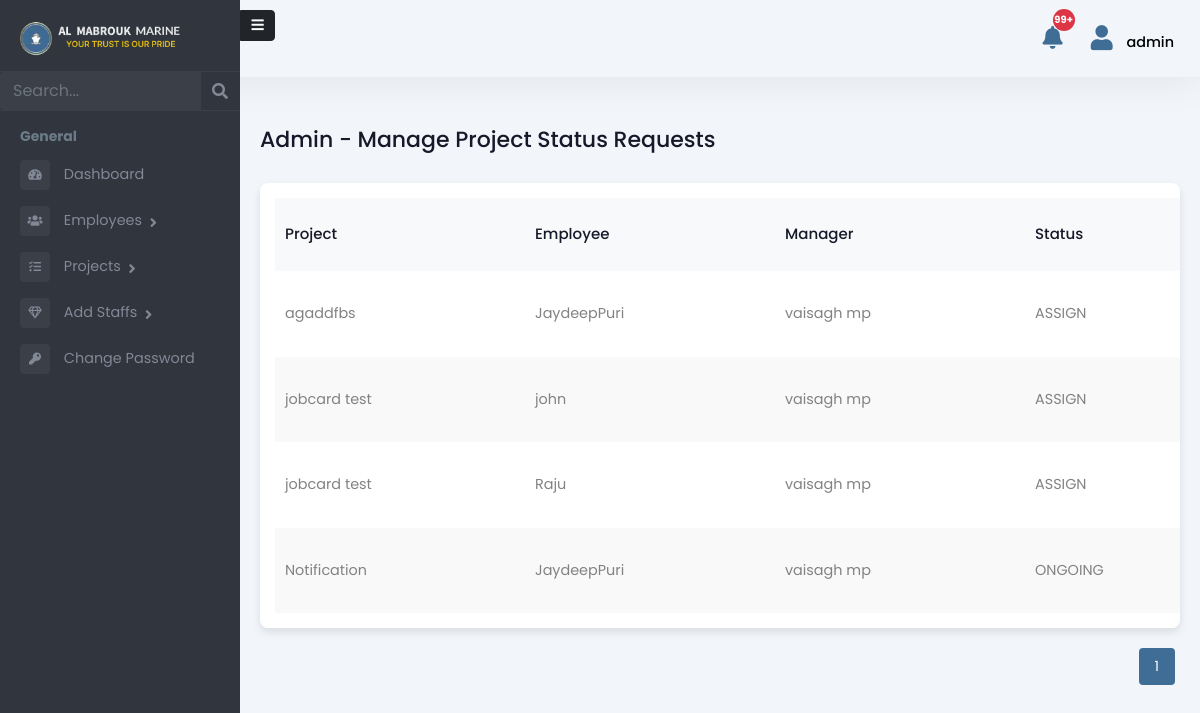
The page /admin-panel/manage-project-status/ (signed in) on the database as committed earlier.
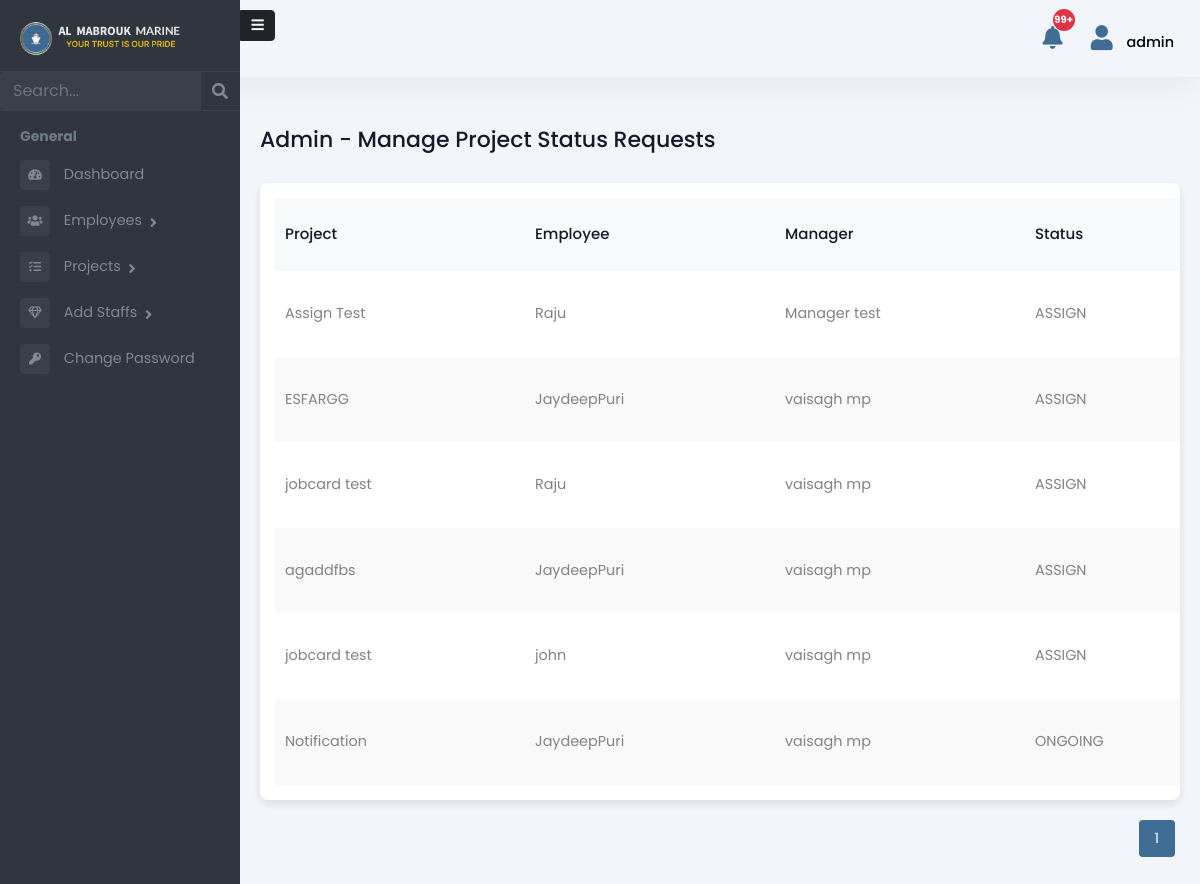
The same page on the database as committed later.
### Admin/models.py (models this page shows, shortened)
class TeamMemberStatus(models.Model):
    STATUS_CHOICES = [
        ('ASSIGN', 'Assign'),
        ('ONGOING', 'Ongoing'),
        ('HOLD', 'Hold'),
        ('CANCELLED', 'Cancelled'),
        ('COMPLETED', 'Completed'),
    ]
    APPROVAL_CHOICES = [
        ('PENDING', 'Pending'),
        ('APPROVED', 'Approved'),
        ('REJECTED', 'Rejected'),
    ]
    team = models.ForeignKey('Team', on_delete=models.CASCADE, related_name='team_members_status')
    employee = models.ForeignKey('Employee', on_delete=models.CASCADE, related_name='project_statuses')
    status = models.CharField(max_length=100, choices=STATUS_CHOICES, default='ASSIGN')
    notes = models.TextField(max_length=2000, null=True, blank=True)
    last_updated = models.DateTimeField(auto_now=True)
    manager_approval_status = models.CharField(max_length=10, choices=APPROVAL_CHOICES, default='PENDING')
    rejection_reason = models.TextField(null=True, blank=True)
    class Meta:
        unique_together = ('team', 'employee')

class Team(models.Model):
    name = models.CharField(max_length=255)
    manager = models.ForeignKey(
        'Employee', on_delete=models.CASCADE, related_name='managed_teams',
        limit_choices_to={'is_manager': True}
    )
    employees = models.ManyToManyField(
        'Employee', related_name='teams_assigned',
        limit_choices_to={'is_employee': True}
    )
    project = models.ForeignKey(
        'Project', on_delete=models.CASCADE, related_name='teams'
    )

class Project(models.Model):
    STATUS_CHOICES = [
        ('PENDING', 'Pending'),
        ('ASSIGN', 'Assign'),
        ('ONGOING', 'Ongoing'),
        ('HOLD', 'Hold'),
        ('CANCELLED', 'Cancelled'),
        ('COMPLETED', 'Completed'),
    ]
    CATEGORY_CHOICES = [
        ('OVERSEAS', 'Overseas'),
        ('ANCHORAGE', 'Anchorage'),
        ('HOLIDAY_WORKING', 'Holiday Working'),
        ('AT_BERTH', 'At Berth'),
    ]
    PRIORITY_CHOICES = [
        ('HIGH', 'High'),
        ('MEDIUM', 'Medium'),
        ('LOW', 'Low'),
    ]
    name = models.CharField(max_length=255)
    code = models.CharField(max_length=100, unique=True, blank=True, null=True)
    client_name = models.CharField(max_length=255, default="", blank=True)
    vessel_name = models.CharField(max_length=255, default="", blank=True)
    purchase_and_expenses = models.DecimalField(
        max_digits=12, decimal_places=2, default=0.00)
    invoice_amount = models.DecimalField(
        max_digits=12, decimal_places=2, default=0.00)
    currency_code = models.CharField(max_length=10, default="AED")
    status = models.CharField(
        max_length=100, choices=STATUS_CHOICES, default='PENDING')
    category = models.CharField(
        max_length=50, choices=CATEGORY_CHOICES, default='AT_BERTH')
    priority = models.CharField(max_length=10, choices=PRIORITY_CHOICES, default='MEDIUM')
    job_description = models.TextField(blank=True, null=True)
    manager = models.ForeignKey(
        'Employee', on_delete=models.SET_NULL, null=True, blank=True, related_name='managed_projects',
        limit_choices_to={'is_manager': True}
    )
    created_at = models.DateTimeField(auto_now_add=True)
    deadline_date = models.DateField(null=True, blank=True)
    attachment = models.FileField(upload_to='project_attachments/', blank=True, null=True)
    job_card = models.FileField(upload_to='job_cards/', blank=True, null=True)

class Employee(models.Model):
    user = models.OneToOneField(User, on_delete=models.CASCADE, related_name='employee_profile')
    is_employee = models.BooleanField(default=False)
    is_manager = models.BooleanField(default=False)
    is_administration = models.BooleanField(default=False)
    is_hr = models.BooleanField(default=False)
    rank = models.CharField(max_length=255, blank=True, null=True)
    salary = models.DecimalField(max_digits=10, decimal_places=2, blank=True, null=True)
    work_days = models.DecimalField(max_digits=10, decimal_places=2, default=0, blank=True)
    holidays = models.IntegerField(null=True, blank=True)
    overseas_days = models.IntegerField(default=0)
    date_of_birth = models.DateField(null=True, blank=True)
    phone_number = models.CharField(max_length=15, blank=True, null=True)
    date_of_join = models.DateField(null=True, blank=True)
    address = models.TextField(blank=True, null=True)
    profile_picture = models.ImageField(upload_to="profile_pictures/", null=True, blank=True)

### Admin/views.py (the view, shortened to what this page needs)
# urls.py: path('manage-project-status/', admin_manage_project_status, name='admin_manage_project_status'),
@login_required
@user_passes_test(admin_required)
def admin_manage_project_status(request):
    pending_status_list = TeamMemberStatus.objects.filter(
        manager_approval_status='PENDING'
    ).select_related('employee', 'team', 'team__project').order_by('-last_updated')
    paginator = Paginator(pending_status_list, 10)  # Show 10 per page
    page = request.GET.get('page')
    try:
        pending_statuses = paginator.page(page)
    except PageNotAnInteger:
        pending_statuses = paginator.page(1)
    except EmptyPage:
        pending_statuses = paginator.page(paginator.num_pages)
    return render(request, 'Admin/manage_project_status.html', {
        'pending_statuses': pending_statuses, 'role': 'Admin'
    })

### Admin/views.py (called while the page is built)
def admin_required(user):
    return user.is_authenticated and user.is_superuser

### templates/Admin/manage_project_status.html (shortened to what this page needs)
{% extends 'Admin/adminbase.html' %}
{% load static %}
{% block content %}
<div class="emply-list-wraper">
    <div class="pg-title">
        <h1>Admin - Manage Project Status Requests</h1>
    </div>
    <div class="widget-box table-wdgt">
        {% if pending_statuses %}
        <table id="projectStatusTable">
            <thead>
                <tr>
                    <th>Project</th>
                    <th>Employee</th>
                    <th>Manager</th>
                    <th>Status</th>
                </tr>
            </thead>
            <tbody>
                {% for status in pending_statuses %}
                <tr>
                    <td>{{ status.team.project.name }}</td>
                    <td>{{ status.employee.user.username }}</td>
                    <td>{{ status.team.manager.user.get_full_name }}</td>
                    <td>{{ status.status }}</td>
                </tr>
                {% endfor %}
            </tbody>
        </table>
        {% else %}
        <p class="text-center">No Pending Project Status Requests</p>
        {% endif %}
    </div>
    <div class="pagination" id="pagination">
        {% for num in pending_statuses.paginator.page_range %}
            {% if num >= pending_statuses.number|add:'-1' and num <= pending_statuses.number|add:'1' %}
                <a href="?search={{ search_query }}&page={{ num }}">
                    <button class="{% if num == pending_statuses.number %}active{% endif %}">{{ num }}</button>
                </a>
            {% endif %}
        {% endfor %}
    </div>
</div>
{% endblock %}

### templates/Admin/adminbase.html (shortened to what this page needs)
{% load static %}
<!DOCTYPE html>
<html lang="en">
<head>
    <link rel="stylesheet" href="{% static 'assets/vendor/bootstrap/css/bootstrap.min.css' %}" />
    <link href="https://use.fontawesome.com/releases/v5.0.6/css/all.css" rel="stylesheet" />
    <link rel="stylesheet" href="https://use.fontawesome.com/releases/v5.15.4/css/all.css">
    <link href="https://cdn.jsdelivr.net/npm/bootstrap-icons@1.11.3/font/bootstrap-icons.css" rel="stylesheet">
    <link rel="stylesheet" href="{% static 'assets/css/style.css' %}" />
</head>
<body>
    <header>
      <div class="mb-top-hdr">
         <div class="hdr-notification">
        <a href="{% url 'admin-notifications' %}">
            <button type="button" class="btn btn-primary position-relative">
                <i class="fas fa-bell"></i>
                <span
                    id="admin-notification-count"
                    class="position-absolute top-0 start-100 translate-middle badge rounded-pill bg-danger"
                    data-count="{{ unread_notifications|add:'0' }}">
                </span>
            </button>
        </a>
    </div>
        <div class="hdr-user">
          <div class="dropdown">
            <button class="btndropdown-toggle" type="button" id="dropdownMenuButton1"
                  data-bs-toggle="dropdown" aria-expanded="false">
                  {% if request.user.employee_profile.profile_picture %}
                      <img src="{{ request.user.employee_profile.profile_picture.url }}"
                           alt="Profile Picture"
                           class="rounded-circle"
                           style="width: 30px; height: 30px; object-fit: cover;">
                  {% else %}
                      <i class="fas fa-user"></i>
                  {% endif %}
                  <span>{{ request.user.username }}</span>
              </button>
          </div>
        </div>
      </div>
    </header>
    <div class="page-wrapper chiller-theme toggled"  id="content">
        <nav id="sidebar"  class="sidebar-wrapper sidebar">
            <a id="show-sidebar"   onclick="toggleSidebar()" class="btn btn-sm btn-dark" href="#">
              <i class="fas fa-bars"></i>
            </a>
            <div class="sidebar-content">
              <div class="sidebar-brand">
                <a href="{% url 'admin-dashboard' %}"><img src="{% static 'assets/images/almabrouk-logo.webp' %}"
                    alt="Almabrouk Marine Logo" /></a>
              </div>
              <div class="sidebar-search">
                <form method="get" action="{% url 'search_redirect' %}">
                  <div class="input-group">
                    <input
                      type="text"
                      name="search"
                      class="form-control search-menu"
                      placeholder="Search..."
                      value="{{ search_query }}"
                    />
                    <div class="input-group-append">
                      <button class="input-group-text" type="submit" style="border: none; background: none;">
                    <i class="fa fa-search" aria-hidden="true"></i>
                  </button>
                    </div>
                  </div>
                </form>
              </div>
              <div class="sidebar-menu">
                <ul>
                  <li class="header-menu">
                    <span>General</span>
                  </li>
                  <li>
                    <a href="{% url 'admin-dashboard' %}">
                      <i class="fa fa-tachometer-alt"></i>
                      <span>Dashboard</span>
                    </a>
                  </li>
                  <li class="sidebar-dropdown">
                    <a href="#">
                      <i class="fas fa-users"></i>
                      <span>Employees</span>
                    </a>
                  </li>
                  <li class="sidebar-dropdown">
                    <a href="#">
                      <i class="fas fa-tasks"></i>
                      <span>Projects</span>
                    </a>
                  </li>
                  <li class="sidebar-dropdown">
                    <a href="#">
                      <i class="far fa-gem"></i>
                      <span>Add Staffs</span>
                    </a>
                  </li>
                  <li>
                    <a href="{% url 'change_password' %}">
                      <i class="fa fa-key"></i>
                      <span>Change Password</span>
                    </a>
                  </li>
                </ul>
              </div>
            </div>
          </nav>
        {% block content %}
        {% endblock %}
    </div>
</body>
</html>

Rows that differ between the two databases and show on the page:
added TeamMemberStatus: team.project.name "Assign Test", employee.user.username "Raju", team.manager.user.get_full_name "Manager test", status "ASSIGN"
added TeamMemberStatus: team.project.name "ESFARGG", employee.user.username "JaydeepPuri", team.manager.user.get_full_name "vaisagh mp", status "ASSIGN"
changed TeamMemberStatus (number 3 of 6 on the later page): moves up the list
